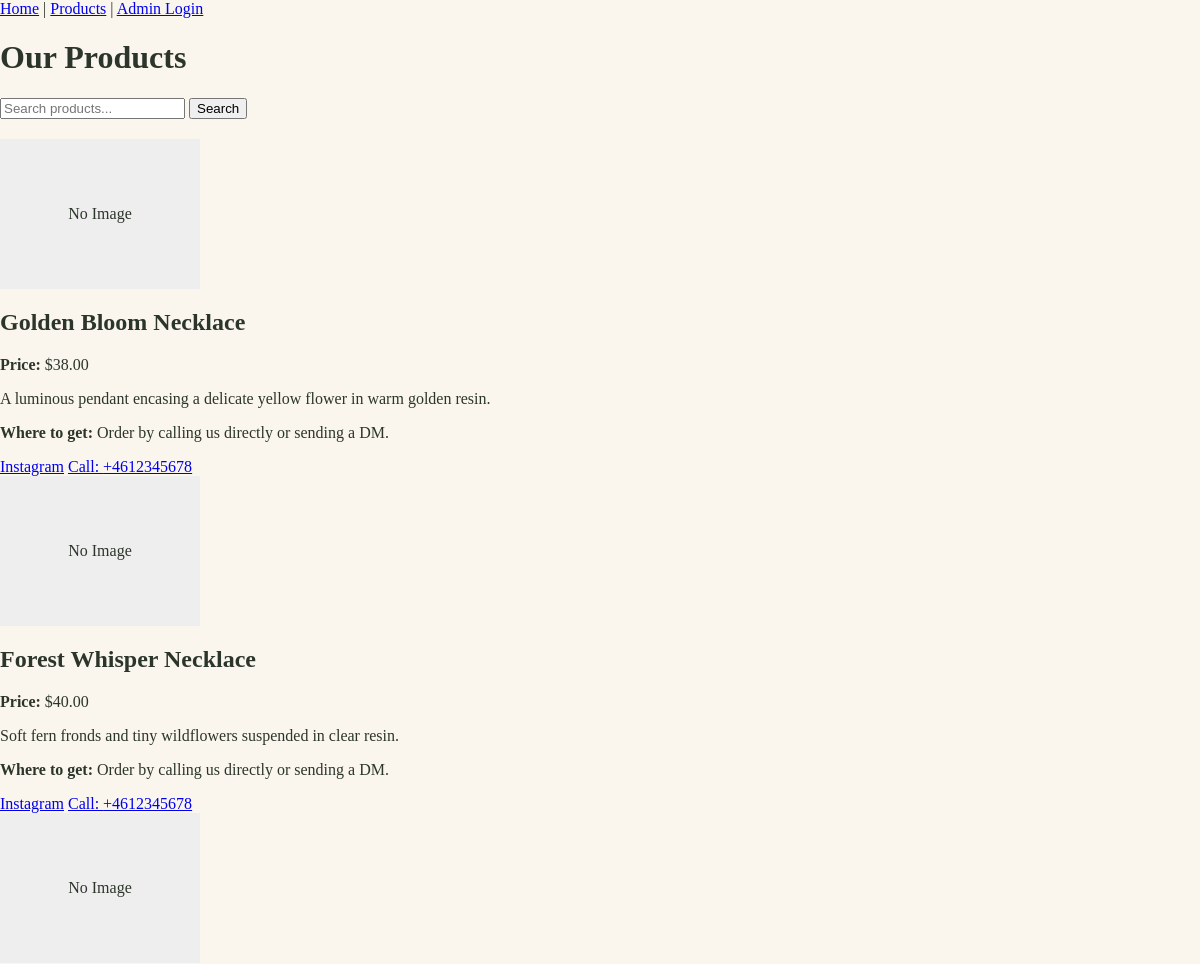
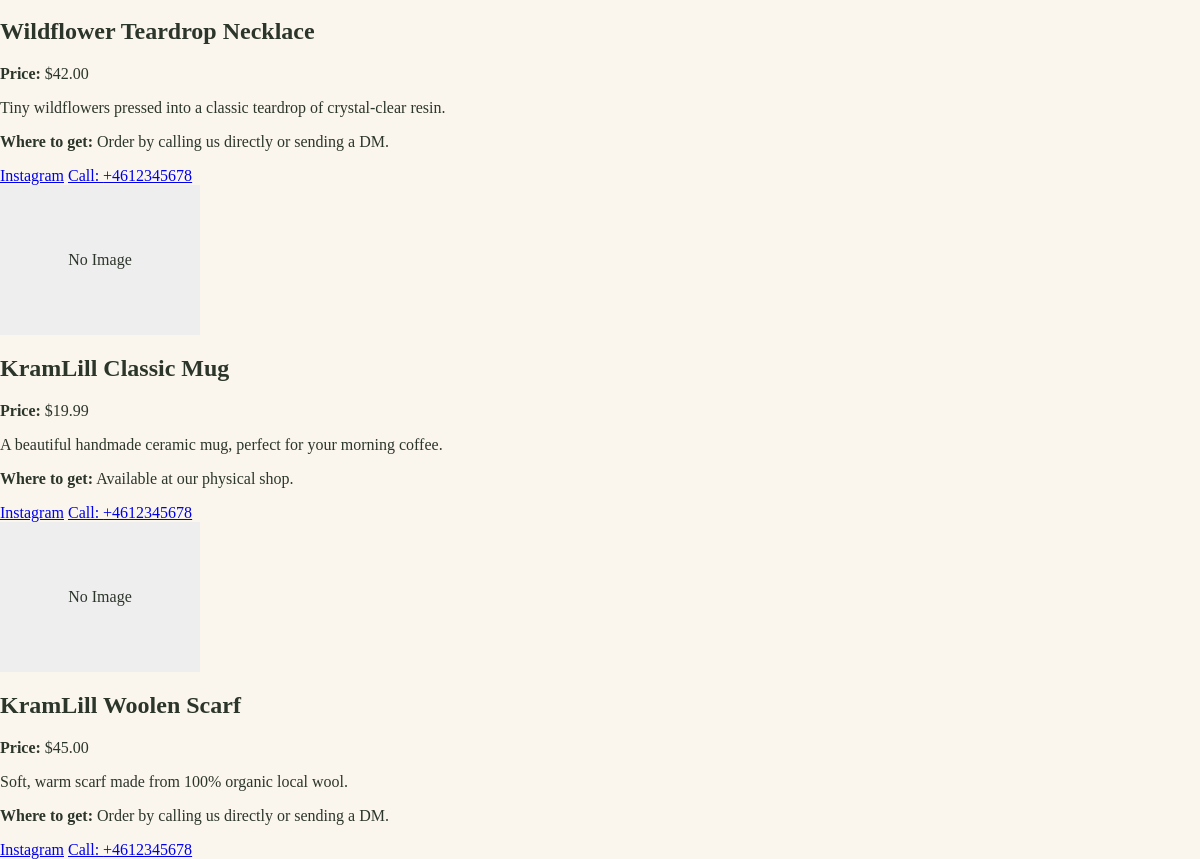
Page /products on the committed database (2 pictures, top to bottom).
### backend/models.py (models this page shows)
class Product(db.Model):
    __tablename__ = 'products'
    id = db.Column(db.Integer, primary_key=True)
    name = db.Column(db.String(120), nullable=False)
    description = db.Column(db.Text, nullable=True)
    price = db.Column(db.Float, nullable=False)
    stock = db.Column(db.Integer, nullable=False, default=0)
    image_filename = db.Column(db.String(255), nullable=True)
    where_to_get = db.Column(db.Text, nullable=True)
    instagram_url = db.Column(db.String(255), nullable=True)
    phone = db.Column(db.String(50), nullable=True)
    category = db.Column(db.String(50), nullable=False, default='Normal')

### backend/app.py (the view)
@app.route('/products')
def products():
    search_query = request.args.get('search', '').strip()
    if search_query:
        all_products = Product.query.filter(
            (Product.name.like(f'%{search_query}%')) |
            (Product.description.like(f'%{search_query}%'))
        ).all()
    else:
        all_products = Product.query.all()
    return render_template('products.html', products=all_products, search=search_query)

### frontend/templates/products.html (shortened to what this page needs)
<!DOCTYPE html>
<html lang="en">
<head>
    <link rel="stylesheet" href="{{ url_for('static', filename='css/style.css') }}">
</head>
<body>
    <header>
        <nav>
            <a href="/">Home</a> |
            <a href="/products">Products</a> |
            <a href="/admin/login">Admin Login</a>
        </nav>
    </header>
    <main>
        <h1>Our Products</h1>
        <form method="GET" action="/products" style="margin-bottom: 20px;">
            <input type="text" name="search" placeholder="Search products..." value="{{ search }}">
            <button type="submit">Search</button>
        </form>
        <div class="products-grid">
            {% for product in products %}
                <div class="product-card">
                    {% if product.image_filename %}
                        <img src="{{ url_for('static', filename='uploads/' + product.image_filename) }}" alt="{{ product.name }}" style="max-width: 200px; display: block; margin-bottom: 10px;">
                    {% else %}
                        <div style="width: 200px; height: 150px; background: #eee; line-height: 150px; text-align: center; margin-bottom: 10px;">No Image</div>
                    {% endif %}
                    <h2>{{ product.name }}</h2>
                    <p><strong>Price:</strong> ${{ "%.2f"|format(product.price) }}</p>
                    <p>{{ product.description }}</p>
                    <p><strong>Where to get:</strong> {{ product.where_to_get }}</p>
                    <div class="product-links">
                        {% if product.instagram_url %}
                            <a href="{{ product.instagram_url }}" target="_blank">Instagram</a>
                        {% endif %}
                        {% if product.phone %}
                            <a href="tel:{{ product.phone }}">Call: {{ product.phone }}</a>
                        {% endif %}
                    </div>
                </div>
            {% else %}
                <p>No products available yet.</p>
            {% endfor %}
        </div>
    </main>
</body>
</html>

### frontend/static/css/style.css (style rules this page uses)
:root { --forest-green: #1c2b1a; --cream-light: #faf6ee; --cream-gold: #efe4cc; --gold-accent: #c4a882; --dark-text: #2c352a; --white: #ffffff; --accent-red: #d73a49; }
body { font-family: 'Cormorant Garamond', Georgia, serif; margin: 0; padding: 0; background-color: var(--cream-light); color: var(--dark-text); }

### rows in the picture
Product: shows "No Image", name "Golden Bloom Necklace", price "38.00", description "A luminous pendant encasing a delicate yellow flower in warm golden resin.", where_to_get "Order by calling us directly or sending a DM.", phone "+4612345678"
Product: shows "No Image", name "Forest Whisper Necklace", price "40.00", description "Soft fern fronds and tiny wildflowers suspended in clear resin.", where_to_get "Order by calling us directly or sending a DM.", phone "+4612345678"
Product: shows "No Image", name "Wildflower Teardrop Necklace", price "42.00", description "Tiny wildflowers pressed into a classic teardrop of crystal-clear resin.", where_to_get "Order by calling us directly or sending a DM.", phone "+4612345678"
Product: shows "No Image", name "KramLill Classic Mug", price "19.99", description "A beautiful handmade ceramic mug, perfect for your morning coffee.", where_to_get "Available at our physical shop.", phone "+4612345678"
Product: shows "No Image", name "KramLill Woolen Scarf", price "45.00", description "Soft, warm scarf made from 100% organic local wool.", where_to_get "Order by calling us directly or sending a DM.", phone "+4612345678"
